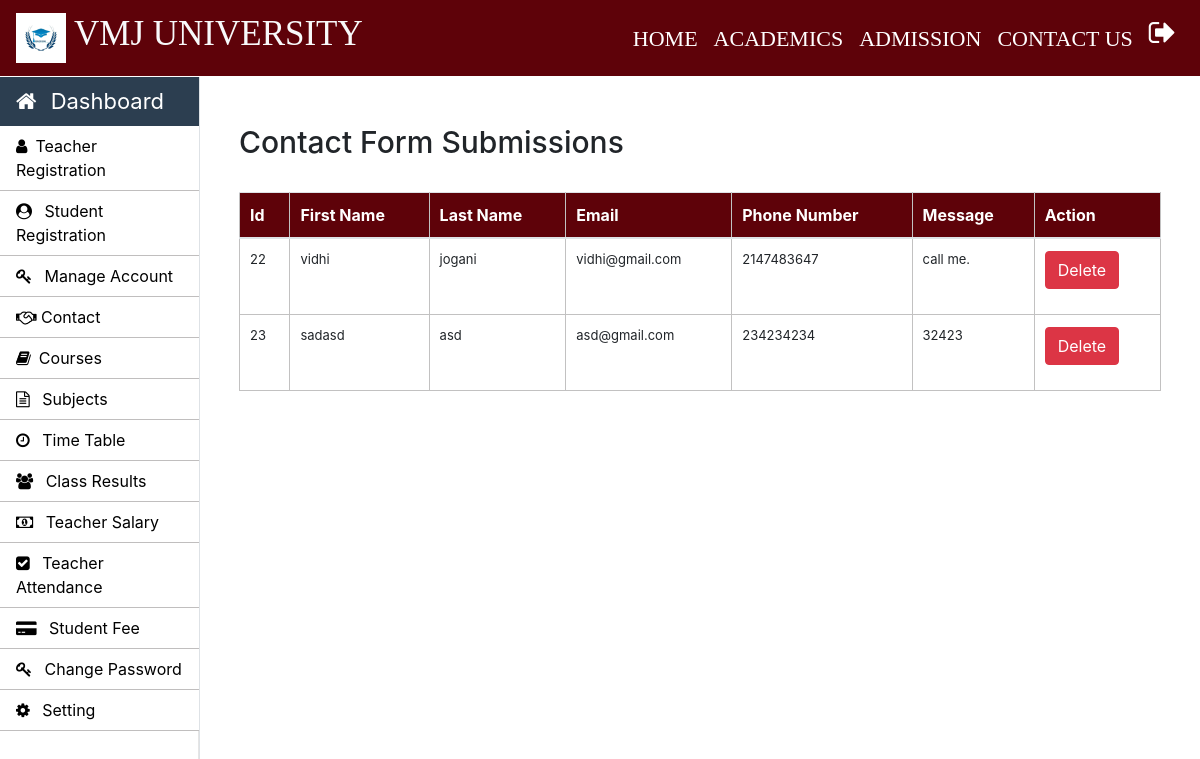
The page /admin/contact.php (signed in) on the database as committed earlier.
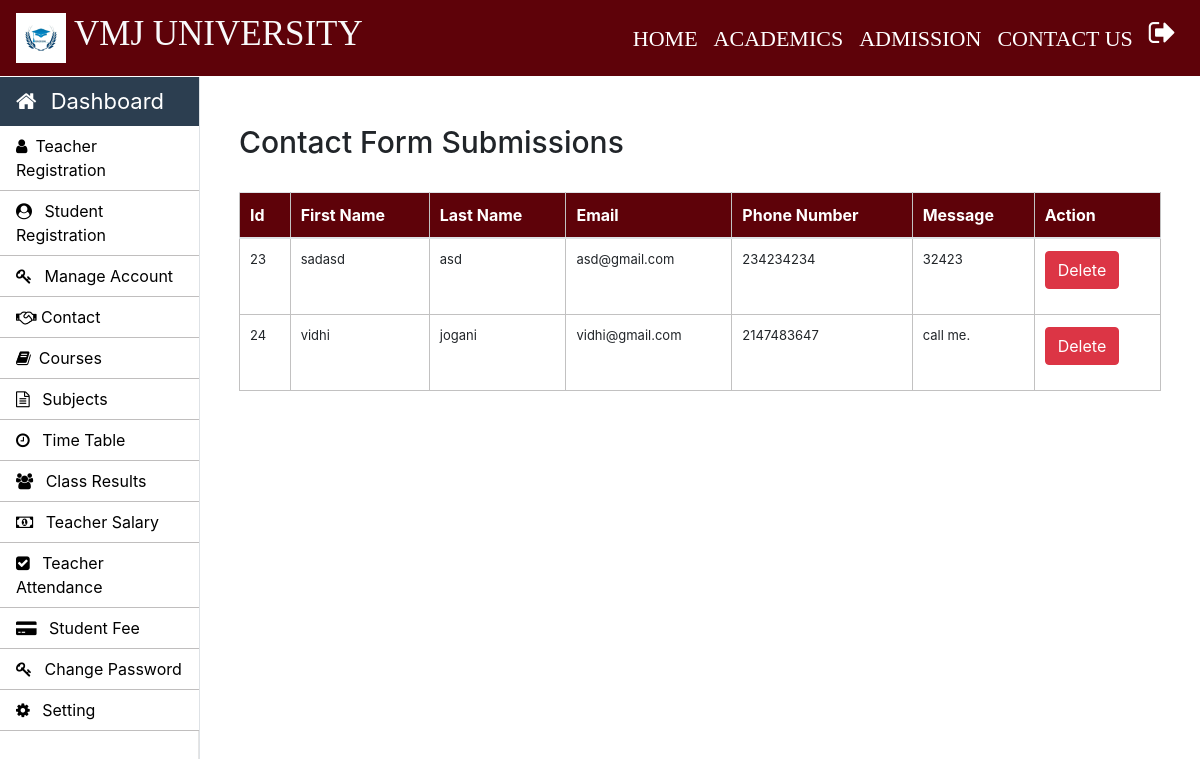
The same page on the database as committed later.
### tables this page shows
CREATE TABLE IF NOT EXISTS `contact` (
  `id` int NOT NULL AUTO_INCREMENT,
  `first_name` varchar(20) NOT NULL,
  `last_name` varchar(20) NOT NULL,
  `email` varchar(20) NOT NULL,
  `phone_number` int NOT NULL,
  `message` varchar(500) NOT NULL,
  PRIMARY KEY (`id`)
);

### admin/contact.php (the view, shortened to what this page needs)
<?php
		 require_once "../common/helper.php";
    $query = "SELECT * FROM contact";
    $result = mysqli_query($con, $query);
?>
<!DOCTYPE html>
<html lang="en">
<head>
    <link rel="stylesheet" href="https://stackpath.bootstrapcdn.com/bootstrap/4.5.2/css/bootstrap.min.css">
</head>
<body>
    <?php include('../common/common-header.php') ?>
    <?php include('../common/admin-sidebar.php') ?>
    <main role="main" class="col-xl-10 col-lg-9 col-md-8 ml-sm-auto px-md-4 mb-2 w-100">
        <div class="container mt-5">
            <h2>Contact Form Submissions</h2>
            <br>
            <table class="table">
                <thead>
                    <tr>
                        <th>Id</th>
                        <th>First Name</th>
                        <th>Last Name</th>
                        <th>Email</th>
                        <th>Phone Number</th>
                        <th>Message</th>
                        <th>Action</th>
                    </tr>
                </thead>
                <tbody>
                    <?php
                    while ($row = mysqli_fetch_assoc($result)) {
                        echo "<tr>";
                        echo "<td>{$row['id']}</td>";
                        echo "<td>{$row['first_name']}</td>";
                        echo "<td>{$row['last_name']}</td>";
                        echo "<td>{$row['email']}</td>";
                        echo "<td>{$row['phone_number']}</td>";
                        echo "<td>{$row['message']}</td>";
                        echo "<td><form method='post'><input type='hidden' name='id' value='{$row['id']}'><button type='submit' name='delete_btn' class='btn btn-danger'>Delete</button></form></td>";
                        echo "</tr>";
                    }
                    ?>
                </tbody>
            </table>
        </div>
    </main>
</body>
</html>

Rows that differ between the two databases and show on the page:
removed contact: id "22", first_name "vidhi", last_name "jogani", email "vidhi@gmail.com", phone_number "2147483647", message "call me."
added contact: id "24", first_name "vidhi", last_name "jogani", email "vidhi@gmail.com", phone_number "2147483647", message "call me."
